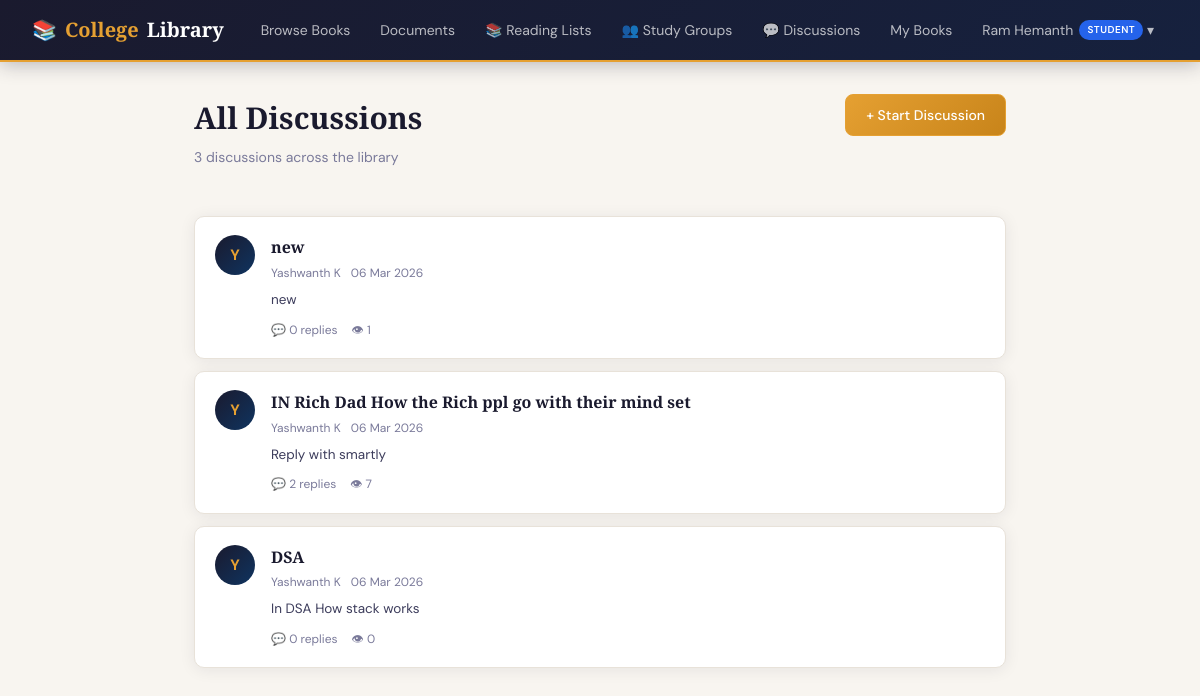
The app's page /social/discussions/ (signed in) with its own data.
### accounts/models.py (models this page shows, shortened)
class CustomUser(AbstractUser):
    class Role(models.TextChoices):
        ADMIN = 'ADMIN', 'Admin'
        LIBRARIAN = 'LIBRARIAN', 'Librarian'
        TEACHER = 'TEACHER', 'Teacher'
        STUDENT = 'STUDENT', 'Student'
    role = models.CharField(
        max_length=20,
        choices=Role.choices,
        default=Role.STUDENT,
    )
    phone_number = models.CharField(max_length=15, blank=True)
    department = models.CharField(max_length=100, blank=True)   # e.g. "Computer Science"
    student_id = models.CharField(max_length=20, blank=True, unique=True, null=True)
    profile_picture = models.ImageField(upload_to='profiles/', blank=True, null=True)
    is_approved = models.BooleanField(default=False)            # Admin must approve new members
    date_of_joining = models.DateField(auto_now_add=True)
    @property
    def can_manage_books(self):
        return self.role in (self.Role.ADMIN, self.Role.LIBRARIAN)

### social/models.py (models this page shows, shortened)
class Discussion(models.Model):
    book      = models.ForeignKey('books.Book', on_delete=models.CASCADE,
                                   related_name='discussions', null=True, blank=True)
    document  = models.ForeignKey('books.LibraryDocument', on_delete=models.CASCADE,
                                   related_name='discussions', null=True, blank=True)
    author    = models.ForeignKey(settings.AUTH_USER_MODEL, on_delete=models.CASCADE,
                                   related_name='discussions')
    title     = models.CharField(max_length=200)
    body      = models.TextField(max_length=2000)
    created   = models.DateTimeField(auto_now_add=True)
    is_pinned = models.BooleanField(default=False)
    views     = models.PositiveIntegerField(default=0)
    class Meta:
        ordering = ['-is_pinned', '-created']
    @property
    def reply_count(self):
        return self.replies.count()

### social/views.py (the view)
# urls.py: path('discussions/',                        views.discussions,          name='discussions'),
@login_required
@approved_required
def discussions(request, book_pk=None):
    book = get_object_or_404(Book, pk=book_pk) if book_pk else None
    qs   = Discussion.objects.select_related('author').prefetch_related('replies')
    if book:
        qs = qs.filter(book=book)
    return render(request, 'social/discussions.html', {
        'threads': qs, 'book': book,
    })

### social/templates/social/discussions.html (shortened to what this page needs)
{% extends 'base.html' %}
{% block content %}
<div class="page" style="max-width:860px;">
  <div style="display:flex;justify-content:space-between;align-items:flex-start;flex-wrap:wrap;gap:12px;margin-bottom:24px;">
    <div>
      {% if book %}
        <a href="{% url 'books:book_detail' book.pk %}" class="btn btn-outline btn-sm" style="margin-bottom:12px;">← {{ book.title }}</a>
        <div class="page-title">Discussions</div>
        <div class="page-sub">{{ threads.count }} thread{{ threads.count|pluralize }} about <em>{{ book.title }}</em></div>
      {% else %}
        <div class="page-title">All Discussions</div>
        <div class="page-sub">{{ threads.count }} discussion{{ threads.count|pluralize }} across the library</div>
      {% endif %}
    </div>
    {% if book %}
      <a href="{% url 'social:create_book_discussion' book_pk=book.pk %}" class="btn btn-gold">+ Start Discussion</a>
    {% else %}
      <a href="{% url 'social:create_discussion' %}" class="btn btn-gold">+ Start Discussion</a>
    {% endif %}
  </div>
  {% for thread in threads %}
  <div class="thread-card">
    <div class="thread-avatar">{{ thread.author.first_name.0|default:thread.author.username.0|upper }}</div>
    <div class="thread-main">
      <div style="display:flex;align-items:center;gap:8px;flex-wrap:wrap;">
        <a href="{% url 'social:discussion_detail' thread.pk %}" class="thread-title">{{ thread.title }}</a>
      </div>
      <div class="thread-meta">
        <span>{{ thread.author.get_full_name|default:thread.author.username }}</span>
        <span>{{ thread.created|date:"d M Y" }}</span>
      </div>
      <div class="thread-body">{{ thread.body|truncatechars:160 }}</div>
      <div class="thread-stats">
        <span class="thread-stat">💬 {{ thread.reply_count }} repl{{ thread.reply_count|pluralize:"y,ies" }}</span>
        <span class="thread-stat">👁 {{ thread.views }}</span>
      </div>
    </div>
  </div>
  {% empty %}
  <div class="card" style="padding:48px;text-align:center;">
    <div style="font-size:48px;margin-bottom:12px;">💬</div>
    <p style="color:var(--ink3);">No discussions yet. Be the first to start a conversation!</p>
  </div>
  {% endfor %}
</div>
{% endblock %}

### templates/base.html (shortened to what this page needs)
<!DOCTYPE html>
<html lang="en">
<head>
</head>
<body>
{% if user.is_authenticated %}
<nav class="navbar">
  <a class="nav-brand" href="{% url 'accounts:dashboard' %}">📚 <span>College</span> Library</a>
  <ul class="nav-links">
    <li><a href="{% url 'books:book_list' %}">Browse Books</a></li>
    <li><a href="{% url 'books:document_list' %}">Documents</a></li>
    <li><a href="{% url 'social:reading_lists' %}">📚 Reading Lists</a></li>
    <li><a href="{% url 'social:study_rooms' %}">👥 Study Groups</a></li>
    <li><a href="{% url 'social:discussions' %}">💬 Discussions</a></li>
    {% if user.can_manage_books %}
      <li><a href="{% url 'accounts:manage_users' %}">Members</a></li>
      <li><a href="{% url 'accounts:issue_book' %}">Issue Book</a></li>
    {% else %}
      <li><a href="{% url 'accounts:my_borrows' %}">My Books</a></li>
    {% endif %}
    <li class="nav-dropdown">
      <a href="#" class="nav-dropdown-toggle">
        {{ user.get_full_name|default:user.username }}
        <span class="nav-role-badge role-{{ user.role|lower }}">{{ user.get_role_display }}</span>
        &nbsp;▾
      </a>
    </li>
  </ul>
</nav>
{% endif %}
{% block content %}{% endblock %}
</body>
</html>

### templates/base.html (style rules this page uses)
:root { --navy: #1a1a2e; --navy-mid: #16213e; --navy-deep: #0f3460; --gold: #e5a032; --gold-dk: #c8841a; --gold-lt: #fdf3e0; --gold-bd: #f0d79a; --cream: #f8f5f0; --paper: #f2ede6; --border: #e8e2d9; --ink: #1a1a2e; --ink2: #3d3d5c; --ink3: #7a7a9a; --white: #ffffff; --danger: #c0392b; --success: #1a7a4a; --warn: #b5832a; --info: #0d6e6e; --radius: 10px; --shadow: 0 2px 16px rgba(26,26,46,0.08); --shadow-lg: 0 8px 40px rgba(26,26,46,0.16); }
*, *::before, *::after { box-sizing: border-box; margin: 0; padding: 0; }
body { font-family: 'DM Sans', sans-serif; background: var(--cream); color: var(--ink); min-height: 100vh; font-size: 15px; line-height: 1.6; }
.navbar { background: linear-gradient(135deg, var(--navy) 0%, var(--navy-mid) 100%); padding: 0 32px; height: 62px; display: flex; align-items: center; justify-content: space-between; position: sticky; top: 0; z-index: 200; border-bottom: 2px solid var(--gold); box-shadow: 0 2px 20px rgba(26,26,46,0.3); }
.nav-brand { font-family: 'Playfair Display', serif; font-size: 20px; font-weight: 700; color: #fff; text-decoration: none; display: flex; align-items: center; gap: 8px; }
.nav-brand span { color: var(--gold); }
.nav-links { display: flex; align-items: center; gap: 2px; list-style: none; }
.nav-links a { color: rgba(255,255,255,0.7); text-decoration: none; font-size: 14px; font-weight: 400; padding: 7px 14px; border-radius: 8px; transition: all 0.2s; }
.nav-role-badge { font-size: 10px; font-weight: 600; padding: 2px 8px; border-radius: 20px; margin-left: 6px; text-transform: uppercase; letter-spacing: 0.5px; }
.role-student { background: #2563eb; color: #fff; }
.nav-dropdown { position: relative; }
.nav-dropdown-toggle { cursor: pointer; display: flex; align-items: center; }
.page { padding: 32px 24px; max-width: 1160px; margin: 0 auto; }
.btn { display: inline-flex; align-items: center; gap: 6px; padding: 9px 20px; border-radius: 8px; font-family: 'DM Sans', sans-serif; font-size: 14px; font-weight: 500; cursor: pointer; border: 1.5px solid transparent; text-decoration: none; transition: all 0.18s; white-space: nowrap; }
.btn-gold { background: linear-gradient(135deg, var(--gold), var(--gold-dk)); color: #fff; border-color: var(--gold); }
.page-title { font-family: 'Playfair Display', serif; font-size: 30px; font-weight: 700; color: var(--ink); margin-bottom: 4px; }
.page-sub { color: var(--ink3); font-size: 14px; margin-bottom: 24px; }

### social/templates/social/discussions.html (style rules this page uses)
.thread-card { background:#fff; border:1px solid var(--border); border-radius:var(--radius); padding:18px 20px; margin-bottom:12px; box-shadow:var(--shadow); transition:all 0.2s; display:flex; gap:16px; align-items:flex-start; }
.thread-avatar { width:40px; height:40px; border-radius:50%; background:linear-gradient(135deg,var(--navy),var(--navy-deep)); display:flex; align-items:center; justify-content:center; font-size:15px; font-weight:700; color:var(--gold); flex-shrink:0; }
.thread-main { flex:1; min-width:0; }
.thread-title { font-family:'Playfair Display',serif; font-size:16px; font-weight:600; color:var(--ink); text-decoration:none; }
.thread-meta { font-size:12px; color:var(--ink3); margin-top:3px; display:flex; gap:10px; flex-wrap:wrap; }
.thread-body { font-size:13.5px; color:var(--ink2); line-height:1.6; margin-top:6px; }
.thread-stats { display:flex; gap:14px; margin-top:10px; }
.thread-stat { font-size:12px; color:var(--ink3); display:flex; align-items:center; gap:4px; }

### records on screen
CustomUser: get_full_name "Ram Hemanth", role "STUDENT"
Discussion: author.first_name.0 "Y", title "new", author.get_full_name "Yashwanth K", created "06 Mar 2026", body "new", reply_count "0", views "1"
Discussion: author.first_name.0 "Y", title "IN Rich Dad How the Rich ppl go with their mind set", author.get_full_name "Yashwanth K", created "06 Mar 2026", body "Reply with smartly", reply_count "2", views "7"
Discussion: author.first_name.0 "Y", title "DSA", author.get_full_name "Yashwanth K", created "06 Mar 2026", body "In DSA How stack works", reply_count "0", views "0"

### other values on screen
{{ threads.count }} "3"
